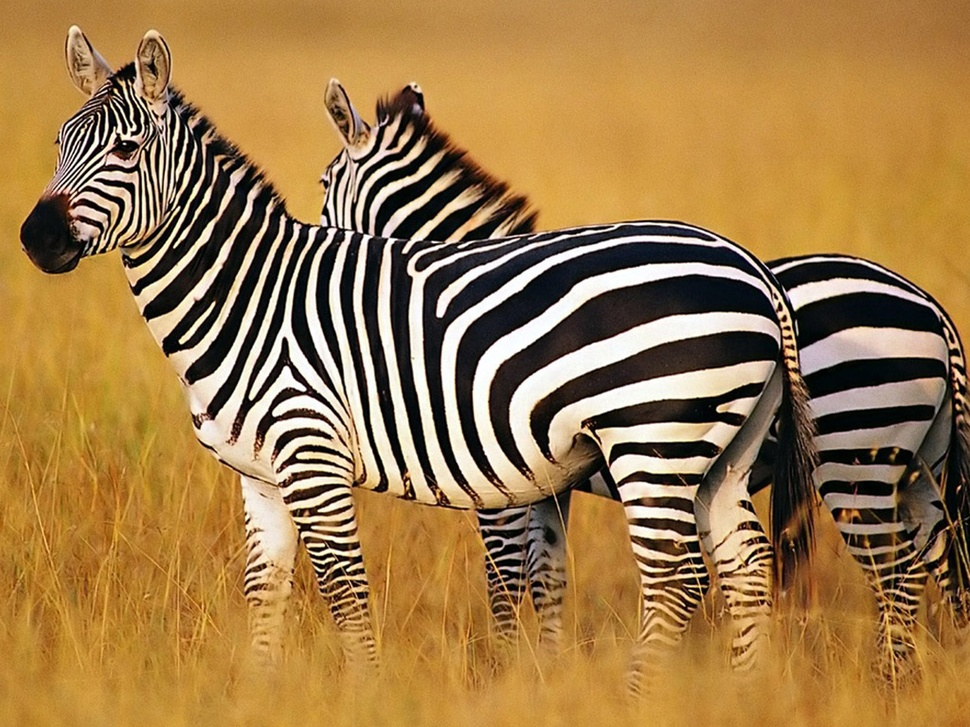
#> input picture VISIÓN POR COMPUTADOR/PRÁCTICAS/Materiales de Apoyo (Python + consejos sobre cómo elaborar un informe académico-científico)-20250922/images/zebra.jpg, 970 x 727 px, shrunk from 1920 x 1440 before the run, found by its file name
$ jupyter execute Ejemplo_Otsu.ipynb   (shell and % lines are left out)
#> lines starting #> are read from the running program, lines starting #| are printed output that depends on the picture; after the words box and inside, x2 and y2 are one past the last pixel; in counts of white or black regions, pixels touching at a corner belong together
NOTA PREVIA: El ejercicio que se muestra en este Notebook pretende servir de referencia al alumnado sobre lo que se espera (a nivel de implementación, análisis de resultados y explicación del trabajo realizado) a la hora de abordar un ejercicio de una práctica de la asignatura. Evidentemente, la respuesta proporcionada en este Notebook, para el ejercicio de ejemplo, no es la única válida; y, por otro lado, cada ejercicio es diferente y se puede abordar de formas distintas. Lo que es innegociable es intentar explicar con la mayor claridad posible qué se ha hecho, por qué se ha hecho así, qué resultados se han obtenido, y qué conclusiones se extraen en base a estos resultados. Del mismo modo, tal y como se muestra en este mismo Notebook, cualquier experimentación extra, o análisis adicional, que se realice será valorado positivamente. Se recomienda dejar claro que se entiende lo que se ha hecho, así como poner en valor el esfuerzo realizado y lo que se ha aprendido.

[cell 1]
# We start by getting access to the drive
from google.colab import drive
drive.mount('/content/drive', force_remount=True)

[cell 2]
# We import the modules to use
import os,sys
import cv2, numpy as np, math
from matplotlib import pyplot as plt
# change directory
%cd '/content/drive/My Drive'
#  the current directory

# This allows to display images  and to save  them in cells
# this definition allows to read files in a specific path
get_image = lambda route: os.path.join('/content/drive/My Drive/images', route)

#Ejercicio de ejemplo

El alumnado debe implementar el método de umbralización de Otsu (minimizando la varianza intra-clase), y debe verificar su correcto funcionamiento realizando la binarización de la imagen `zebra.jpg` (leída en escala de grises). Junto con lo anterior, se debe proporcionar un gráfico que muestre, en el eje $X$, el valor de intensidad de pixel y, en el eje $Y$, la varianza interclase. Se debe marcar con una línea negra vertical el punto en donde esta varianza se mimimiza (destacando, de ese modo, el umbral encontrado).

<font color="blue">En primer lugar, se procede a explicar, brevemente, en qué consiste el método de Otsu (publicado por Nobuyuki Otsu en 1979, en el artículo "A threshold selection method from gray-level histograms". IEEE Transactions on Systems, Man, and Cybernetics. 9 (1): 62-66).

<font color="blue">Otsu propone iterar a través de todos los posibles valores de umbral ($0-255$) y medir la varianza de los píxeles del fondo ($\textit{background}$) y del primer plano ($\textit{foreground}$). A continuación, propone elegir como umbral óptimo el valor que proporciona la menor varianza intra-clase. Se busca que ambos clusters estén muy cohesionados internamente. Minimizar la varianza intra-clase es equivalente a maximizar la varianza inter-clase pero, como en el enunciado se indica explícitamente que se debe minimizar la varianza intra-clase, esto es lo que se hace en este ejercicio. La intuición subyacente se basa en el hecho de que un buen umbral es aquél que separa, lo más posible, la distribución de intensidades de las dos clases (siendo cada clase lo más homogénea posible internamente y lo más diferente posible externamente).

<font color="blue"> A nivel matemático podríamos plantearlo como se muestra a continuación (empleando como referencia las indicaciones proporcionadas en clase de teoría a partir de https://muthu.co/otsus-method-for-image-thresholding-explained-and-implemented/).

<font color="blue"> Lo que buscamos minimizar es
$$
\sigma^2_{\text{intra}}(t)=\omega_{bg}(t)\,\sigma_{bg}^2(t)+\omega_{fg}(t)\,\sigma_{fg}^2(t)
$$
en donde $bg$ y $fg$ hacen referencia al $\textit{background}$ (píxeles del fondo) y $\textit{foreground}$ (primer plano), respectivamente. Para comprender la expresión anterior, primero debemos definir una serie de elementos. En primer lugar, $P_{all}$ sería el  número total de píxeles en la imagen. Y, para cada posible umbral $t$, tendríamos:

<font color="blue"> $P_{bg}(t)$ = número de píxeles con intensidad < t (clase $\textit{background}$).

<font color="blue"> $P_{fg}(t)$ = número de píxeles con intensidad ≥ t (clase $\textit{foreground}$).

<font color="blue"> En cuanto hemos definido los tres elementos anteriores, ya podemos presentar los pesos / probabilidades de cada clase:
  $$
  \omega_{bg}(t)=\frac{P_{bg}(t)}{P_{all}},\qquad
  \omega_{fg}(t)=\frac{P_{fg}(t)}{P_{all}}=1-\omega_{bg}(t).
  $$

<font color="blue"> A continuación, calcularíamos la media de cada clase ($\mu_{bg}(t)$ y $\mu_{fg}(t)$), sumando todos los valores de intensidad de los píxeles pertenecientes a la clase ($\textit{foreground}$ o $\textit{background}$) y dividiendo por el número de píxeles de dicha clase. Y, en base a esta media, calcularíamos la varianza para cada clase ($\sigma_{bg}^2(t)$ y $\sigma_{fg}^2(t)$).

<font color="blue"> Es importante remarcar que la varianza inter-clase sería
$$
\sigma^2_{\text{inter}}(t) \;=\; \omega_{bg}(t)\,\omega_{fg}(t)\,\big(\mu_{bg}(t)-\mu_{fg}(t)\big)^2.
$$
Y que
$$
\arg\min_t \sigma^2_{\text{intra}}(t) \;=\; \arg\max_t \sigma^2_{\text{inter}}(t).
$$
siendo $\sigma^2_{\text{intra}}(t)$ la expresión que estamos empleando en este ejercicio. Las dos formulaciones (min-intra o max-inter) conducen al mismo umbral óptimo teórico de Otsu.

<font color="blue"> Toda esta explicación, incluyendo los elementos matemáticos, son conocidos, populares y de fácil acceso. Incluso la entrada de Wikipedia lo muestra con claridad (https://en.wikipedia.org/wiki/Otsu%27s_method).

<font color="blue"> Para la realización de este ejercicio se ha empleado ChatGPT, en su versión GPT-5, por medio del siguiente prompt inicial (que ha sido progresivamente refinado hasta obtener algo próximo al resultado buscado):

<font color="blue"> ```Necesito código Python ejecutable en Google Colab que implemente el método de umbralización de Otsu, y que permita binarizar una imagen y, al mismo tiempo, proporcionar un gráfico que muestre, en el eje X el valor de intensidad de pixel y en el eje Y la varianza interclase. Se debe marcar con una línea negra vertical el punto en donde esta varianza se maximiza. El código debe estar comentado línea por línea, y se debe proporcionar una explicación teórica y metodológica del funcionamiento del método de Otsu (1979). La lectura de la imagen de entrada se realiza con im=cv2.imread(get_image('zebra.jpg'),0).astype(np.float32) que ya permite leer en float32 y escala de grises la imagen de entrada.```

<font color="blue"> El resultado proporcionado por ChatGPT fue modificado y adaptado del siguiente modo:
- Como mi prompt no fue todo lo preciso que debería, y yo mismo hablo de que "esta varianza se maximiza", ChatGPT presentó una solución basada en maximizar la varianza inter-clase, que no es lo que se pide en el enunciado, y empleando unas expresiones matemáticas no explicadas en clase. Esto hubo que modificarlo y adaptarlo, de modo que se cumpliese de una forma más fiel la letra y el espíritu de lo indicado en el enunciado.
- El código proporcionado guardaba en disco las imágenes resultantes (algo no permitido en la asignatura).
- A continuación, se procedió a adaptar la explicación teórica proporcionada por ChatGPT a lo explicado en clase, y lo empleado en la referencia online mostrada en los materiales de la asignatura (https://muthu.co/otsus-method-for-image-thresholding-explained-and-implemented/).
- A nivel de texto y redacción, se realizaron numerosas modificaciones en relación a lo proporcionado por ChatGPT, dado que estos LLMs tienden a proporcionar un texto excesivamente formateado, abusando por momentos de las negritas, los emoticonos, las cursivas y expresiones poco naturales en castellano.
- Se revisó línea por línea el código simplificándolo, dado que ChatGPT proporcionó una implementación demasiado verbosa y, por momentos, innecesariamente compleja. Por ejemplo, OpenCV empleaba `cv2.calcHist` y `np.cumsum` que, a mi juicio, no son imprescindibles de cara a resolver el ejercicio. Es cierto que la ejecución del código, al eliminar estas funciones optimizadas se ralentizó bastante, pero con la contraprestación de simplificar el código y aproximarlo más a lo visto en teoría. Otro elemento que se simplificó, por ejemplo, fue el hecho de que ChatGPT normalizaba la imagen a $0..255$ en caso de que los valores no estuviesen ya en ese rango. Esto se consideró innecesario, y se asumió que las imágenes que se iban a leer iban a estar, por defecto, en ese intervalo. De ese modo, se simplificaba más el código, facilitando su comprensión. Otro elemento modificado fue que ChatGPT realizaba múltiples $\textit{casts}$ a $\textit{float}$, que consideré innecesarios/redundantes, complicando el código de forma injustificada. </font>

[cell 3]
im=cv2.imread(get_image('zebra.jpg'),0).astype(np.float32)
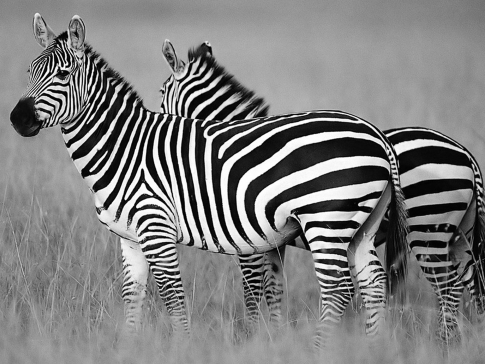
#> im: shape (727, 970) float32 (shown at 1/2 size); min 0, max 255, mean 128.4

[cell 4]
H, W = im.shape              # dimensiones
N = H * W                    # número total de píxeles (float para divisiones)

[cell 5]
# Reservamos arrays para guardar los resultados por cada umbral t
w_bg_arr = np.zeros(256, dtype=np.float64)
w_fg_arr = np.zeros(256, dtype=np.float64)
mu_bg_arr = np.zeros(256, dtype=np.float64)
mu_fg_arr = np.zeros(256, dtype=np.float64)
var_bg_arr = np.zeros(256, dtype=np.float64)
var_fg_arr = np.zeros(256, dtype=np.float64)
sigma_intra_arr = np.zeros(256, dtype=np.float64)

[cell 6]
img_flat = im.ravel()                  # vector 1D con todos los píxeles

[cell 7]
import time
from datetime import timedelta
starttime = time.perf_counter()

# Iteramos explícitamente por cada umbral t
for t in range(256):
    # máscara de fondo: intensidades <= t
    mask_bg = (img_flat <= t)
    # máscara de primer plano: intensidades > t
    mask_fg = ~mask_bg

    # conteos de píxeles en cada clase (enteros)
    P_bg = np.count_nonzero(mask_bg)      # número píxeles fondo
    P_fg = img_flat.size - P_bg          # número píxeles primer plano

    # pesos (probabilidades) de cada clase
    w_bg = P_bg / N
    w_fg = P_fg / N

    # inicializar medias y varianzas en caso de clase vacía
    mu_bg = 0.0
    mu_fg = 0.0
    var_bg = 0.0
    var_fg = 0.0

    # si hay píxeles en fondo, calcular media y varianza
    if P_bg > 0:
        # suma de intensidades de los píxeles del fondo
        sum_bg = img_flat[mask_bg].sum()
        # media del fondo: suma de intensidades / número de píxeles del fondo
        mu_bg = sum_bg / P_bg
        # varianza: (1/P_bg) * sum (i - mu_bg)^2
        diff_bg = img_flat[mask_bg].astype(np.float64) - mu_bg
        var_bg = (diff_bg * diff_bg).sum() / P_bg

    # si hay píxeles en primer plano, calcular media y varianza
    if P_fg > 0:
        sum_fg = img_flat[mask_fg].sum()
        mu_fg = sum_fg / P_fg
        diff_fg = img_flat[mask_fg].astype(np.float64) - mu_fg
        var_fg = (diff_fg * diff_fg).sum() / P_fg

    # varianza intraclase ponderada, siguiendo la expresión matemática explicada en la asignatura
    sigma_intra = w_bg * var_bg + w_fg * var_fg

    # guardar resultados
    w_bg_arr[t] = w_bg
    w_fg_arr[t] = w_fg
    mu_bg_arr[t] = mu_bg
    mu_fg_arr[t] = mu_fg
    var_bg_arr[t] = var_bg
    var_fg_arr[t] = var_fg
    sigma_intra_arr[t] = sigma_intra
#> this loop made 256 passes
#> (P_bg, P_fg, w_bg, w_fg, sum_bg, mu_bg, var_bg, sum_fg) on passes 1 to 7: (3346, 701844, 0.00474, 0.995, 0, 0, 0, 90571048), (5812, 699378, 0.00824, 0.992, 2466, 0.424, 0.244, 90568576), (8900, 696290, 0.0126, 0.987, 8642, 0.971, 0.722, 90562416), (12498, 692692, 0.0177, 0.982, 19436, 1.56, 1.36, 90551616), (16730, 688460, 0.0237, 0.976, 36364, 2.17, 2.14, 90534680), (21223, 683967, 0.0301, 0.97, 58829, 2.77, 3.02, 90512232), (25902, 679288, 0.0367, 0.963, 86903, 3.36, 4.02, 90484152)

duration_otsu_manual = timedelta(seconds=time.perf_counter() - starttime)

[cell 8]
# Encontrar el umbral que minimiza la varianza intraclase
t_best = int(np.argmin(sigma_intra_arr))
print(f"Umbral que minimiza sigma_intra: {t_best}")
#| Umbral que minimiza sigma_intra: 94
otsu_intra = t_best

<font color="blue"> A continuación, aunque no se pide explícitamente en el enunciado, se decide comparar los resultados obtenidos por nuestra implementación manual (guiada por ChatGPT) con los proporcionados por OpenCV al utilizar la función de umbralización de Otsu ya incluida en la librería. El principal motivo es verificar el correcto funcionamiento de nuestra implementación por medio de la comparación con la librería de referencia, tanto del resultado visual final como del umbral óptimo identificado. Esto nos ayudará a encontrar errores o problemas en nuestra implementación.

<font color="blue"> En https://docs.opencv.org/4.x/d7/d4d/tutorial_py_thresholding.html se indica con claridad cómo opera esta función. En concreto, cuando hacemos:
```python
_, th = cv2.threshold(im_8u, 0, 255, cv2.THRESH_BINARY + cv2.THRESH_OTSU)
```
* <font color="blue"> `im_8u` es la imagen de entrada, que debe ser de un solo canal (escala de grises). En https://docs.opencv.org/4.x/d7/d1b/group__imgproc__misc.html#gae8a4a146d1ca78c626a53577199e9c57 se indica con claridad que *"Currently, the Otsu's method is implemented only for CV_8UC1 and CV_16UC1 images"*. `CV_8UC1` se refiere a imágenes de 8 bits sin signo ("U" por unsigned), con un solo canal ("C1"). Esto significa que cada píxel se representa con un número entero entre 0 y 255 (el formato estándar para imágenes en escala de grises).

* <font color="blue"> `0` (segundo argumento: `thresh`). En un uso normal (sin Otsu), este sería el valor del umbral fijo. Por ejemplo, si pusiese `127`, entonces todo píxel mayor que $127$ se convertiría en $255$, y el resto se convertiría en $0$. No obstante,  cuando añades `cv2.THRESH_OTSU` en el cuarto argumento, este valor se ignora (OpenCV lo sobreescribe con el umbral óptimo que calcule Otsu). Es decir, al usar Otsu, se puede poner cualquier número porque no afecta. Yo he incluido un $0$.

* <font color="blue"> `255` (tercer argumento: `maxval`). Es el valor que se asigna a los píxeles que cumplen la condición de ser mayores que el umbral. En binarización clásica, se pone 255 (blanco).

* <font color="blue"> `cv2.THRESH_BINARY + cv2.THRESH_OTSU` (cuarto argumento: `type`). Esto controla el modo de umbralización. `cv2.THRESH_BINARY` significa que píxeles > umbral → `maxval` (ej. 255), y píxeles ≤ umbral → 0. Es decir, indicamos que es una umbralización binaria (dos clases). `cv2.THRESH_OTSU`  indica que se elige automáticamente el valor de umbral óptimo según el método de Otsu. Al sumar ambas instrucciones lo que estamos haciendo es indicar a OpenCV que use el modo binario junto con la selección de umbral automática de Otsu.

<font color="blue"> La función devuelve dos cosas: el umbral usado finalmente y la imagen binarizada (mismo tamaño que la original, pero solo con dos valores: ceros o `maxval`).

[cell 9]
# Binarizar con el umbral obtenido por minimización intra-clase
bin_intra = np.where(im > otsu_intra, 255, 0).astype(np.uint8)
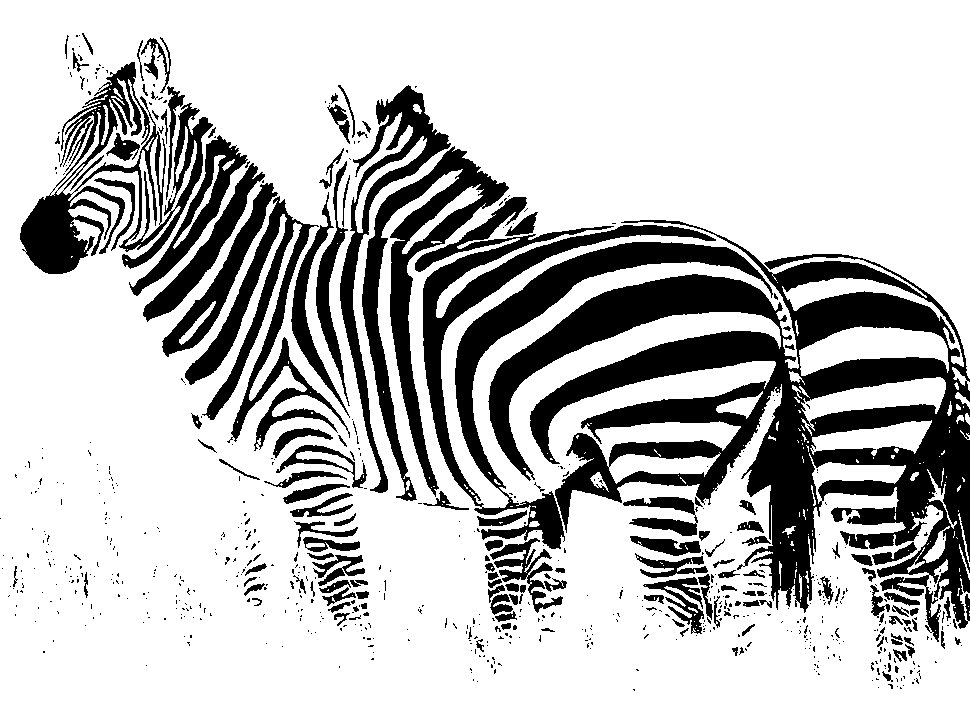
#> bin_intra: shape (727, 970); 75.9% white; 727 black regions (579 under 20 px), largest, box (x1, y1, x2, y2) and area: (488, 220, 970, 642) 69406, (415, 197, 773, 549) 22491, (362, 146, 509, 501) 12254

# -------------------- Otsu de OpenCV (nuestra referencia) --------------------
# Convert the image to 8-bit unsigned integer type for OpenCV Otsu
im_8u = im.astype(np.uint8)
#> (the rest of the program and of its run is left out)
